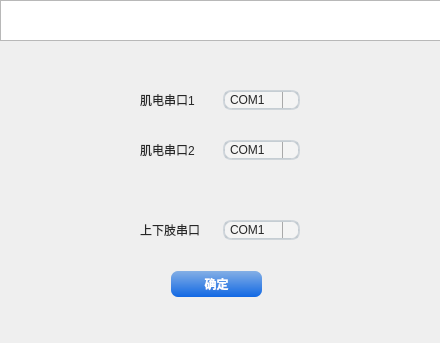
<?xml version="1.0" encoding="UTF-8"?>
<ui version="4.0">
 <class>Dialog</class>
 <widget class="QDialog" name="Dialog">
  <property name="geometry">
   <rect>
    <x>0</x>
    <y>0</y>
    <width>440</width>
    <height>343</height>
   </rect>
  </property>
  <property name="minimumSize">
   <size>
    <width>440</width>
    <height>343</height>
   </size>
  </property>
  <property name="maximumSize">
   <size>
    <width>440</width>
    <height>343</height>
   </size>
  </property>
  <property name="windowTitle">
   <string>Dialog</string>
  </property>
  <property name="styleSheet">
   <string notr="true">/*
 * MacOS Style Sheet for QT Applications
 * Author: Jaime A. Quiroga P.
 * Company: GTRONICK
 * Last updated: 25/12/2020, 23:10.
 * Available at: https://github.com/GTRONICK/QSS/blob/master/MacOS.qss
 */
QMainWindow {
    background-color:#ececec;
}
QPushButton, QToolButton, QCommandLinkButton{
    padding: 0 5px 0 5px;
    border-style: solid;
    border-top-color: qlineargradient(spread:pad, x1:0, y1:0, x2:0, y2:1, stop:0 #c1c9cf, stop:1 #d2d8dd);
    border-right-color: qlineargradient(spread:pad, x1:1, y1:0, x2:0, y2:0, stop:0 #c1c9cf, stop:1 #d2d8dd);
    border-bottom-color: qlineargradient(spread:pad, x1:0, y1:1, x2:0, y2:0, stop:0 #c1c9cf, stop:1 #d2d8dd);
    border-left-color: qlineargradient(spread:pad, x1:0, y1:0, x2:1, y2:0, stop:0 #c1c9cf, stop:1 #d2d8dd);
    border-width: 2px;
    border-radius: 8px;
    color: #616161;
    font-weight: bold;
    background-color: qlineargradient(spread:pad, x1:0.5, y1:0, x2:0.5, y2:1, stop:0 #fbfdfd, stop:0.5 #ffffff, stop:1 #fbfdfd);
}
QPushButton::default, QToolButton::default, QCommandLinkButton::default{
    border: 2px solid transparent;
    color: #FFFFFF;
    background-color: qlineargradient(spread:pad, x1:0.5, y1:0, x2:0.5, y2:1, stop:0 #84afe5, stop:1 #1168e4);
}
QPushButton:hover, QToolButton:hover, QCommandLinkButton:hover{
    color: #3d3d3d;
}
QPushButton:pressed, QToolButton:pressed, QCommandLinkButton:pressed{
    color: #aeaeae;
    background-color: qlineargradient(spread:pad, x1:0.5, y1:0, x2:0.5, y2:1, stop:0 #ffffff, stop:0.5 #fbfdfd, stop:1 #ffffff);
}
QPushButton:disabled, QToolButton:disabled, QCommandLinkButton:disabled{
    color: #616161;
    background-color: qlineargradient(spread:pad, x1:0.5, y1:0, x2:0.5, y2:1, stop:0 #dce7eb, stop:0.5 #e0e8eb, stop:1 #dee7ec);
}
QLineEdit, QTextEdit, QPlainTextEdit, QSpinBox, QDoubleSpinBox, QTimeEdit, QDateEdit, QDateTimeEdit {
    border-width: 2px;
    border-radius: 8px;
    border-style: solid;
    border-top-color: qlineargradient(spread:pad, x1:0.5, y1:1, x2:0.5, y2:0, stop:0 #c1c9cf, stop:1 #d2d8dd);
    border-right-color: qlineargradient(spread:pad, x1:0, y1:0, x2:1, y2:0, stop:0 #c1c9cf, stop:1 #d2d8dd);
    border-bottom-color: qlineargradient(spread:pad, x1:0.5, y1:0, x2:0.5, y2:1, stop:0 #c1c9cf, stop:1 #d2d8dd);
    border-left-color: qlineargradient(spread:pad, x1:1, y1:0, x2:0, y2:0, stop:0 #c1c9cf, stop:1 #d2d8dd);
    background-color: #f4f4f4;
    color: #3d3d3d;
}
QLineEdit:focus, QTextEdit:focus, QPlainTextEdit:focus, QSpinBox:focus, QDoubleSpinBox:focus, QTimeEdit:focus, QDateEdit:focus, QDateTimeEdit:focus {
    border-width: 2px;
    border-radius: 8px;
    border-style: solid;
    border-top-color: qlineargradient(spread:pad, x1:0.5, y1:1, x2:0.5, y2:0, stop:0 #85b7e3, stop:1 #9ec1db);
    border-right-color: qlineargradient(spread:pad, x1:0, y1:0, x2:1, y2:0, stop:0 #85b7e3, stop:1 #9ec1db);
    border-bottom-color: qlineargradient(spread:pad, x1:0.5, y1:0, x2:0.5, y2:1, stop:0 #85b7e3, stop:1 #9ec1db);
    border-left-color: qlineargradient(spread:pad, x1:1, y1:0, x2:0, y2:0, stop:0 #85b7e3, stop:1 #9ec1db);
    background-color: #f4f4f4;
    color: #3d3d3d;
}
QLineEdit:disabled, QTextEdit:disabled, QPlainTextEdit:disabled, QSpinBox:disabled, QDoubleSpinBox:disabled, QTimeEdit:disabled, QDateEdit:disabled, QDateTimeEdit:disabled {
    color: #b9b9b9;
}
QSpinBox::up-button, QDoubleSpinBox::up-button, QTimeEdit::up-button, QDateEdit::up-button, QDateTimeEdit::up-button {
    subcontrol-origin: padding;
    subcontrol-position: top right;
    width: 15px;
    color: #272727;
    border-left-width: 1px;
    border-left-color: darkgray;
    border-left-style: solid;
    border-top-right-radius: 3px;
    padding: 3px;
}
QSpinBox::down-button, QDoubleSpinBox::down-button, QTimeEdit::down-button, QDateEdit::down-button, QDateTimeEdit::down-button {
    subcontrol-origin: padding;
    subcontrol-position: bottom right;
    width: 15px;
    color: #272727;
    border-left-width: 1px;
    border-left-color: darkgray;
    border-left-style: solid;
    border-bottom-right-radius: 3px;
    padding: 3px;
}
QSpinBox::up-button:pressed, QDoubleSpinBox::up-button:pressed, QTimeEdit::up-button:pressed, QDateEdit::up-button:pressed, QDateTimeEdit::up-button:pressed {
    color: #aeaeae;
    background-color: qlineargradient(spread:pad, x1:0.5, y1:0, x2:0.5, y2:1, stop:0 #ffffff, stop:0.5 #fbfdfd, stop:1 #ffffff);
}
QSpinBox::down-button:pressed, QDoubleSpinBox::down-button:pressed, QTimeEdit::down-button:pressed, QDateEdit::down-button:pressed, QDateTimeEdit::down-button:pressed {
    color: #aeaeae;
    background-color: qlineargradient(spread:pad, x1:0.5, y1:0, x2:0.5, y2:1, stop:0 #ffffff, stop:0.5 #fbfdfd, stop:1 #ffffff);
}
QSpinBox::up-button:hover, QDoubleSpinBox::up-button:hover, QTimeEdit::up-button:hover, QDateEdit::up-button:hover, QDateTimeEdit::up-button:hover {
    color: #FFFFFF;
    border-top-right-radius: 5px;
    background-color: qlineargradient(spread:pad, x1:0.5, y1:0, x2:0.5, y2:1, stop:0 #84afe5, stop:1 #1168e4);
    
}
QSpinBox::down-button:hover, QDoubleSpinBox::down-button:hover, QTimeEdit::down-button:hover, QDateEdit::down-button:hover, QDateTimeEdit::down-button:hover {
    color: #FFFFFF;
    border-bottom-right-radius: 5px;
    background-color: qlineargradient(spread:pad, x1:0.5, y1:0, x2:0.5, y2:1, stop:0 #84afe5, stop:1 #1168e4);
}
QSpinBox::up-arrow, QDoubleSpinBox::up-arrow, QTimeEdit::up-arrow, QDateEdit::up-arrow, QDateTimeEdit::up-arrow {
    image: url(/usr/share/icons/Adwaita/16x16/actions/go-up-symbolic.symbolic.png);
}
QSpinBox::down-arrow, QDoubleSpinBox::down-arrow, QTimeEdit::down-arrow, QDateEdit::down-arrow, QDateTimeEdit::down-arrow {
    image: url(/usr/share/icons/Adwaita/16x16/actions/go-down-symbolic.symbolic.png);
}
QProgressBar {
    max-height: 8px;
    text-align: center;
    font: italic bold 11px;
    color: #3d3d3d;
    border: 1px solid transparent;
    border-radius:4px;
    background-color: qlineargradient(spread:pad, x1:0, y1:0, x2:0, y2:1, stop:0 #ddd5d5, stop:0.5 #dad3d3, stop:1 #ddd5d5);
}
QProgressBar::chunk {
    background-color: qlineargradient(spread:pad, x1:0, y1:0, x2:0, y2:1, stop:0 #467dd1, stop:0.5 #3b88fc, stop:1 #467dd1);
    border-radius: 4px;
}
QProgressBar:disabled {
    color: #616161;
}
QProgressBar::chunk:disabled {
    background-color: #aeaeae;
}
QSlider::groove {
    border: 1px solid #bbbbbb;
    background-color: #52595d;
    border-radius: 4px;
}
QSlider::groove:horizontal {
    height: 6px;
}
QSlider::groove:vertical {
    width: 6px;
}
QSlider::handle:horizontal {
    background: #ffffff;
    border-style: solid;
    border-width: 1px;
    border-color: rgb(207,207,207);
    width: 12px;
    margin: -5px 0;
    border-radius: 7px;
}
QSlider::handle:vertical {
    background: #ffffff;
    border-style: solid;
    border-width: 1px;
    border-color: rgb(207,207,207);
    height: 12px;
    margin: 0 -5px;
    border-radius: 7px;
}
QSlider::add-page, QSlider::sub-page {
    border: 1px transparent;
    background-color: #52595d;
    border-radius: 4px;
}
QSlider::add-page:horizontal {
    background: qlineargradient(spread:pad, x1:0, y1:0, x2:0, y2:1, stop:0 #ddd5d5, stop:0.5 #dad3d3, stop:1 #ddd5d5);
}
QSlider::sub-page:horizontal {
    background-color: qlineargradient(spread:pad, x1:0, y1:0, x2:1, y2:0, stop:0 #467dd1, stop:0.5 #3b88fc, stop:1 #467dd1);
}
QSlider::add-page:vertical {
    background-color: qlineargradient(spread:pad, x1:0, y1:0, x2:0, y2:1, stop:0 #467dd1, stop:0.5 #3b88fc, stop:1 #467dd1);
}
QSlider::sub-page:vertical {
    background: qlineargradient(spread:pad, x1:0, y1:0, x2:1, y2:0, stop:0 #ddd5d5, stop:0.5 #dad3d3, stop:1 #ddd5d5);
}
QSlider::add-page:horizontal:disabled, QSlider::sub-page:horizontal:disabled, QSlider::add-page:vertical:disabled, QSlider::sub-page:vertical:disabled {
    background: #b9b9b9;
}
QComboBox, QFontComboBox {
    border-width: 2px;
    border-radius: 8px;
    border-style: solid;
    border-top-color: qlineargradient(spread:pad, x1:0.5, y1:1, x2:0.5, y2:0, stop:0 #c1c9cf, stop:1 #d2d8dd);
    border-right-color: qlineargradient(spread:pad, x1:0, y1:0, x2:1, y2:0, stop:0 #c1c9cf, stop:1 #d2d8dd);
    border-bottom-color: qlineargradient(spread:pad, x1:0.5, y1:0, x2:0.5, y2:1, stop:0 #c1c9cf, stop:1 #d2d8dd);
    border-left-color: qlineargradient(spread:pad, x1:1, y1:0, x2:0, y2:0, stop:0 #c1c9cf, stop:1 #d2d8dd);
    background-color: #f4f4f4;
    color: #272727;
    padding-left: 5px;
}
QComboBox:editable, QComboBox:!editable, QComboBox::drop-down:editable, QComboBox:!editable:on, QComboBox::drop-down:editable:on {
    background: #ffff;
}
QComboBox::drop-down {
    subcontrol-origin: padding;
    subcontrol-position: top right;
    width: 15px;
    color: #272727;
    border-left-width: 1px;
    border-left-color: darkgray;
    border-left-style: solid;
    border-top-right-radius: 3px;
    border-bottom-right-radius: 3px;
}
QComboBox::down-arrow {
    image: url(/usr/share/icons/Adwaita/16x16/actions/go-down-symbolic.symbolic.png); /*Adawaita icon thene*/
}

QComboBox::down-arrow:on {
    top: 1px;
    left: 1px;
}
QComboBox QAbstractItemView {
    border: 1px solid darkgray;
    border-radius: 8px;
    selection-background-color: #dadada;
    selection-color: #272727;
    color: #272727;
    background: white;
}
QLabel, QCheckBox, QRadioButton {
    color: #272727;
}
QCheckBox {
    padding: 2px;
}
QCheckBox:disabled, QRadioButton:disabled {
    color: #808086;
    padding: 2px;
}

QCheckBox:hover {
    border-radius:4px;
    border-style:solid;
    padding-left: 1px;
    padding-right: 1px;
    padding-bottom: 1px;
    padding-top: 1px;
    border-width:1px;
    border-color: transparent;
}
QCheckBox::indicator:checked {
    image: url(/usr/share/icons/Adwaita/16x16/actions/object-select-symbolic.symbolic.png);
    height: 15px;
    width: 15px;
    border-style:solid;
    border-width: 1px;
    border-color: #48a5fd;
    color: #ffffff;
    border-radius: 3px;
    background-color: qlineargradient(spread:pad, x1:0, y1:0, x2:0, y2:1, stop:0 #48a5fd, stop:0.5 #329cfb, stop:1 #48a5fd);
}
QCheckBox::indicator:unchecked {
    
    height: 15px;
    width: 15px;
    border-style:solid;
    border-width: 1px;
    border-color: #48a5fd;
    border-radius: 3px;
    background-color: #fbfdfa;
}
QLCDNumber {
    color: #616161;;
}
QMenuBar {
    background-color: #ececec;
}
QMenuBar::item {
    color: #616161;
    spacing: 3px;
    padding: 1px 4px;
    background-color: #ececec;
}

QMenuBar::item:selected {
    background-color: #dadada;
    color: #3d3d3d;
}
QMenu {
    background-color: #ececec;
}
QMenu::item:selected {
    background-color: #dadada;
    color: #3d3d3d;
}
QMenu::item {
    color: #616161;;
    background-color: #e0e0e0;
}
QTabWidget {
    color:rgb(0,0,0);
    background-color:#000000;
}
QTabWidget::pane {
    border-color: #050a0e;
    background-color: #e0e0e0;
    border-width: 1px;
    border-radius: 4px;
    position: absolute;
    top: -0.5em;
    padding-top: 0.5em;
}

QTabWidget::tab-bar {
    alignment: center;
}

QTabBar::tab {
    border-bottom: 1px solid #c0c0c0;
    padding: 3px;
    color: #272727;
    background-color: #fefefc;
    margin-left:0px;
}
QTabBar::tab:!last {
    border-right: 1px solid;
    border-right-color: #c0c0c0;
    border-bottom-color: #c0c0c0;
}
QTabBar::tab:first {
    border-top-left-radius: 4px;
    border-bottom-left-radius: 4px;
}
QTabBar::tab:last {
    border-top-right-radius: 4px;
    border-bottom-right-radius: 4px;
}
QTabBar::tab:selected, QTabBar::tab:last:selected, QTabBar::tab:hover {
    color: #FFFFFF;
    background-color: qlineargradient(spread:pad, x1:0.5, y1:0, x2:0.5, y2:1, stop:0 #84afe5, stop:1 #1168e4);
}
QRadioButton::indicator {
    height: 14px;
    width: 14px;
    border-style:solid;
    border-radius:7px;
    border-width: 1px;
}
QRadioButton::indicator:checked {
    border-color: #48a5fd;
    background-color: qradialgradient(cx:0.5, cy:0.5, radius:0.4,fx:0.5, fy:0.5, stop:0 #ffffff, stop:0.5 #ffffff, stop:0.6 #48a5fd, stop:1 #48a5fd);
}
QRadioButton::indicator:!checked {
    border-color: #a9b7c6;
    background-color: #fbfdfa;
}
QStatusBar {
    color:#027f7f;
}

QDial {
    background: #16a085;
}

QToolBox {
    color: #a9b7c6;
    background-color: #222b2e;
}
QToolBox::tab {
    color: #a9b7c6;
    background-color:#222b2e;
}
QToolBox::tab:selected {
    color: #FFFFFF;
    background-color:#222b2e;
}
QScrollArea {
    color: #FFFFFF;
    background-color:#222b2e;
}

QScrollBar:horizontal {
	max-height: 10px;
	border: 1px transparent grey;
	margin: 0px 20px 0px 20px;
	background: transparent;
}
QScrollBar:vertical {
	max-width: 10px;
	border: 1px transparent grey;
	margin: 20px 0px 20px 0px;
	background: transparent;
}
QScrollBar::handle:vertical, QScrollBar::handle:horizontal {
	background: #52595d;
	border-style: transparent;
	border-radius: 4px;
	min-height: 25px;
}
QScrollBar::handle:horizontal:hover, QScrollBar::handle:vertical:hover {
	background: qlineargradient(spread:pad, x1:0, y1:0, x2:1, y2:0, stop:0 #467dd1, stop:0.5 #3b88fc, stop:1 #467dd1);
}
QScrollBar::add-line, QScrollBar::sub-line {
    border: 2px transparent grey;
    border-radius: 4px;
    subcontrol-origin: margin;
    background: #b9b9b9;
}
QScrollBar::add-line:horizontal {
    width: 20px;
    subcontrol-position: right;
}
QScrollBar::add-line:vertical {
    height: 20px;
    subcontrol-position: bottom;
}
QScrollBar::sub-line:horizontal {
    width: 20px;
    subcontrol-position: left;
}
QScrollBar::sub-line:vertical {
    height: 20px;
    subcontrol-position: top;
}
QScrollBar::add-line:vertical:pressed, QScrollBar::add-line:horizontal:pressed, QScrollBar::sub-line:horizontal:pressed, QScrollBar::sub-line:vertical:pressed {
    background: qlineargradient(spread:pad, x1:0, y1:0, x2:1, y2:0, stop:0 #467dd1, stop:0.5 #3b88fc, stop:1 #467dd1);
}
QScrollBar::add-page:horizontal, QScrollBar::sub-page:horizontal, QScrollBar::add-page:vertical, QScrollBar::sub-page:vertical {
    background: none;
}
QScrollBar::up-arrow:vertical {
    image: url(/usr/share/icons/Adwaita/16x16/actions/go-up-symbolic.symbolic.png);
}
QScrollBar::down-arrow:vertical {
    image: url(/usr/share/icons/Adwaita/16x16/actions/go-down-symbolic.symbolic.png);
}
QScrollBar::left-arrow:horizontal {
    image: url(/usr/share/icons/Adwaita/16x16/actions/go-previous-symbolic.symbolic.png);
}
QScrollBar::right-arrow:horizontal {
    image: url(/usr/share/icons/Adwaita/16x16/actions/go-next-symbolic.symbolic.png);
}
</string>
  </property>
  <widget class="QWidget" name="horizontalLayoutWidget">
   <property name="geometry">
    <rect>
     <x>140</x>
     <y>60</y>
     <width>160</width>
     <height>80</height>
    </rect>
   </property>
   <layout class="QHBoxLayout" name="horizontalLayout">
    <item>
     <widget class="QLabel" name="label">
      <property name="text">
       <string>肌电串口1</string>
      </property>
     </widget>
    </item>
    <item>
     <widget class="QComboBox" name="comboBox">
      <item>
       <property name="text">
        <string>COM1</string>
       </property>
      </item>
      <item>
       <property name="text">
        <string>COM2</string>
       </property>
      </item>
      <item>
       <property name="text">
        <string>COM3</string>
       </property>
      </item>
      <item>
       <property name="text">
        <string>COM4</string>
       </property>
      </item>
      <item>
       <property name="text">
        <string>COM5</string>
       </property>
      </item>
      <item>
       <property name="text">
        <string>COM6</string>
       </property>
      </item>
      <item>
       <property name="text">
        <string>COM7</string>
       </property>
      </item>
      <item>
       <property name="text">
        <string>COM8</string>
       </property>
      </item>
     </widget>
    </item>
   </layout>
  </widget>
  <widget class="QWidget" name="horizontalLayoutWidget_2">
   <property name="geometry">
    <rect>
     <x>140</x>
     <y>110</y>
     <width>160</width>
     <height>80</height>
    </rect>
   </property>
   <layout class="QHBoxLayout" name="horizontalLayout_2">
    <item>
     <widget class="QLabel" name="label_2">
      <property name="text">
       <string>肌电串口2</string>
      </property>
     </widget>
    </item>
    <item>
     <widget class="QComboBox" name="comboBox_2">
      <item>
       <property name="text">
        <string>COM1</string>
       </property>
      </item>
      <item>
       <property name="text">
        <string>COM2</string>
       </property>
      </item>
      <item>
       <property name="text">
        <string>COM3</string>
       </property>
      </item>
      <item>
       <property name="text">
        <string>COM4</string>
       </property>
      </item>
      <item>
       <property name="text">
        <string>COM5</string>
       </property>
      </item>
      <item>
       <property name="text">
        <string>COM6</string>
       </property>
      </item>
      <item>
       <property name="text">
        <string>COM7</string>
       </property>
      </item>
      <item>
       <property name="text">
        <string>COM8</string>
       </property>
      </item>
     </widget>
    </item>
   </layout>
  </widget>
  <widget class="QPushButton" name="pushButton">
   <property name="geometry">
    <rect>
     <x>170</x>
     <y>270</y>
     <width>93</width>
     <height>28</height>
    </rect>
   </property>
   <property name="text">
    <string>确定</string>
   </property>
  </widget>
  <widget class="QListWidget" name="listWidget">
   <property name="geometry">
    <rect>
     <x>0</x>
     <y>0</y>
     <width>441</width>
     <height>41</height>
    </rect>
   </property>
  </widget>
  <widget class="QWidget" name="horizontalLayoutWidget_3">
   <property name="geometry">
    <rect>
     <x>140</x>
     <y>190</y>
     <width>160</width>
     <height>80</height>
    </rect>
   </property>
   <layout class="QHBoxLayout" name="horizontalLayout_3">
    <item>
     <widget class="QLabel" name="label_3">
      <property name="text">
       <string>上下肢串口</string>
      </property>
     </widget>
    </item>
    <item>
     <widget class="QComboBox" name="comboBox_3">
      <item>
       <property name="text">
        <string>COM1</string>
       </property>
      </item>
      <item>
       <property name="text">
        <string>COM2</string>
       </property>
      </item>
      <item>
       <property name="text">
        <string>COM3</string>
       </property>
      </item>
      <item>
       <property name="text">
        <string>COM4</string>
       </property>
      </item>
      <item>
       <property name="text">
        <string>COM5</string>
       </property>
      </item>
      <item>
       <property name="text">
        <string>COM6</string>
       </property>
      </item>
      <item>
       <property name="text">
        <string>COM7</string>
       </property>
      </item>
      <item>
       <property name="text">
        <string>COM8</string>
       </property>
      </item>
     </widget>
    </item>
   </layout>
  </widget>
 </widget>
 <resources/>
 <connections/>
</ui>
